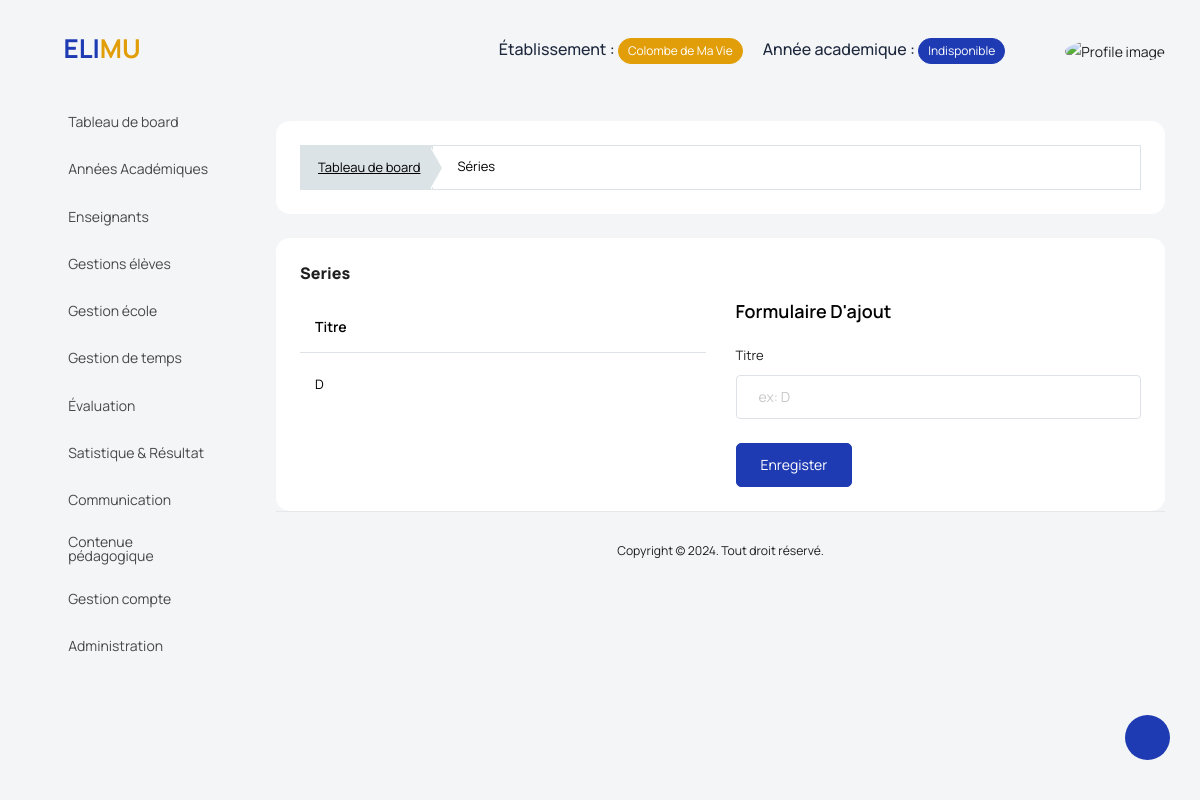
The page /gestion_ecole/series/ (signed in) on the database as committed earlier.
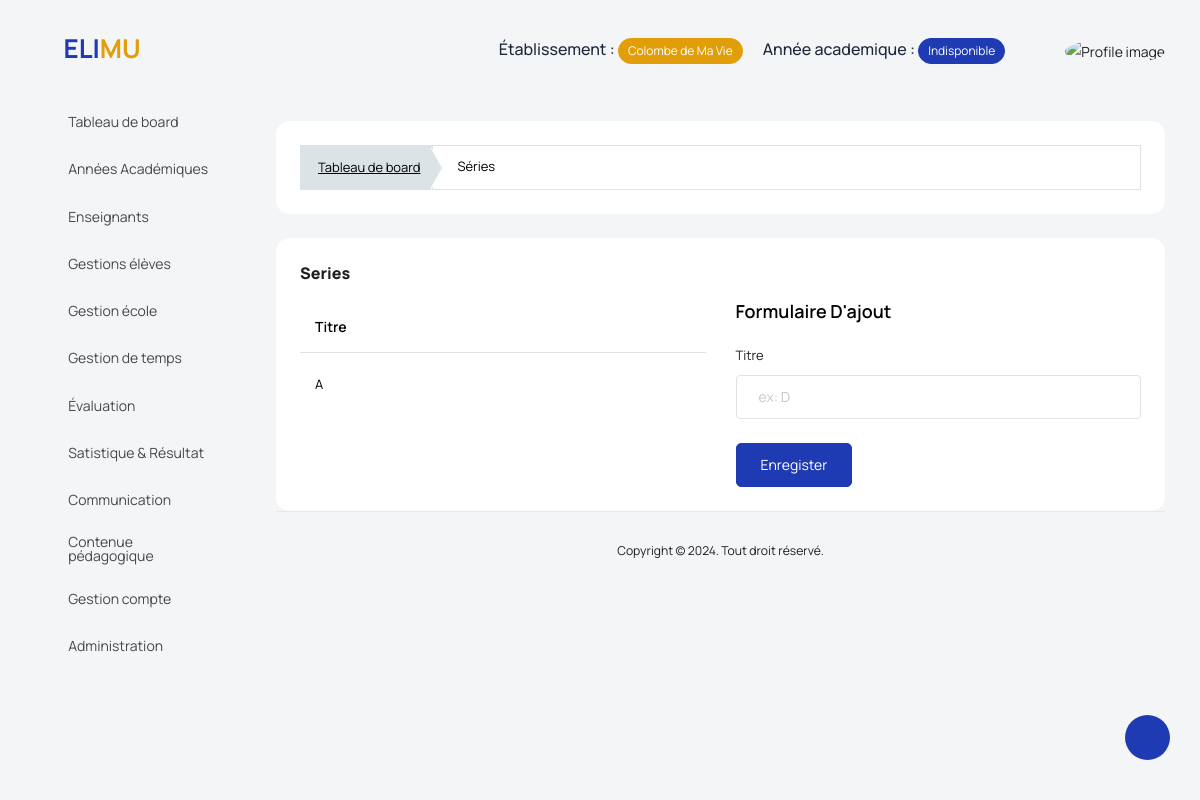
The same page on the database as committed later.
### backend/models/gestion_ecole.py (models this page shows, shortened)
class Series(models.Model):
    title = models.CharField(max_length=50)
    school = models.ForeignKey(Etablishment, on_delete=models.CASCADE)
    created_at = models.DateTimeField(auto_now_add=True)
    updated_at = models.DateTimeField(auto_now=True)

### manager_dashboard/views/gestion_universite_view.py (the view, shortened to what this page needs)
class SeriesView(View):
    template = "manager_dashboard/gestion_ecole/series.html"
    def dispatch(self,request, *args, **kwargs):
        if not request.user.is_authenticated:
            return redirect('manager_dashboard:login')
        if request.user.is_manager or request.user.is_admin_school:
            return super().dispatch(request, *args, **kwargs)
        return redirect('manager_dashboard:logout')
    def get(self, request, *args, **kwargs):
        form = SeriesForm()
        context = {'series':Series.objects.filter(school=request.user.school), 'form':form}
        return render(request, template_name=self.template, context=context)

### backend/forms/gestion_ecole_forms.py
class SeriesForm(forms.ModelForm):
    class Meta:
        model = Series
        fields = '__all__'
        widgets = {
            'title' : forms.TextInput(
                attrs={
                    'id': 'title',
                    'class': 'form-control',
                    'name': 'title',
                    'maxLength':'50',
                    'placeholder': 'ex: D',
                    'required': True
                }
            ),
        }

### manager_dashboard/templates/manager_dashboard/gestion_ecole/series.html (shortened to what this page needs)
{% extends '../base.html' %}
{% load static %}
{% block content %}
<div class="col-md-12 grid-margin stretch-card">
    <div class="card">
      <div class="card-body">
        <div class="template-demo">
          <nav aria-label="breadcrumb">
            <ol class="breadcrumb breadcrumb-custom">
              <li class="breadcrumb-item">
                <a href='{% url "manager_dashboard:index" %}'>Tableau de board</a>
              </li>
              <li class="breadcrumb-item active" aria-current="page">
                <span>Séries</span>
              </li>
            </ol>
          </nav>
        </div>
      </div>
    </div>
  </div>
  <div class="card">
        <div class="card-body">
        <div class="d-sm-flex justify-content-between align-items-start">
            <div>
                <h4 class="card-title card-title-dash">Series</h4>
            </div>
        </div>
        <div class="row mt-3">
            <div class="col-6">
            <div class="table-responsive">
                <table id="order-listing" class="table">
                    <thead>
                        <tr>
                            <th scope="col">Titre</th>
                            <th scope="col"></th>
                        </tr>
                    </thead>
                    <tbody id="elementList">
                        {% for serie in series %}
                            <tr data-id="{{serie.id}}">
                            <td>{{serie.title}}</td>
                            <td>
                                <a href="#" onclick="delete_function({{serie.id}})">
                                    <i class="fa fa-trash-o h4 text-danger"></i></a>
                            </td>
                        </tr>
                        {% endfor %}
                    </tbody>
                </table>
            </div>
            </div>
            {% if not user.is_admin_school %}
            <div class="col-6">
                <h4 class="card-title">Formulaire d'ajout</h4>
                <form class="cmxform" id="signupForm" method="post">
                    <fieldset>
                        <div class="form-group">
                            <label class="form-label" for="level">Titre</label>
                            {{ form.title }}
                        </div>
                        <input class="btn btn-primary" type="submit" value="Enregister">
                    </fieldset>
                </form>
            </div>
            {% endif %}
        </div>
  </div>
{% endblock content %}

Rows that differ between the two databases and show on the page:
removed Series: title "D"
added Series: title "A"
